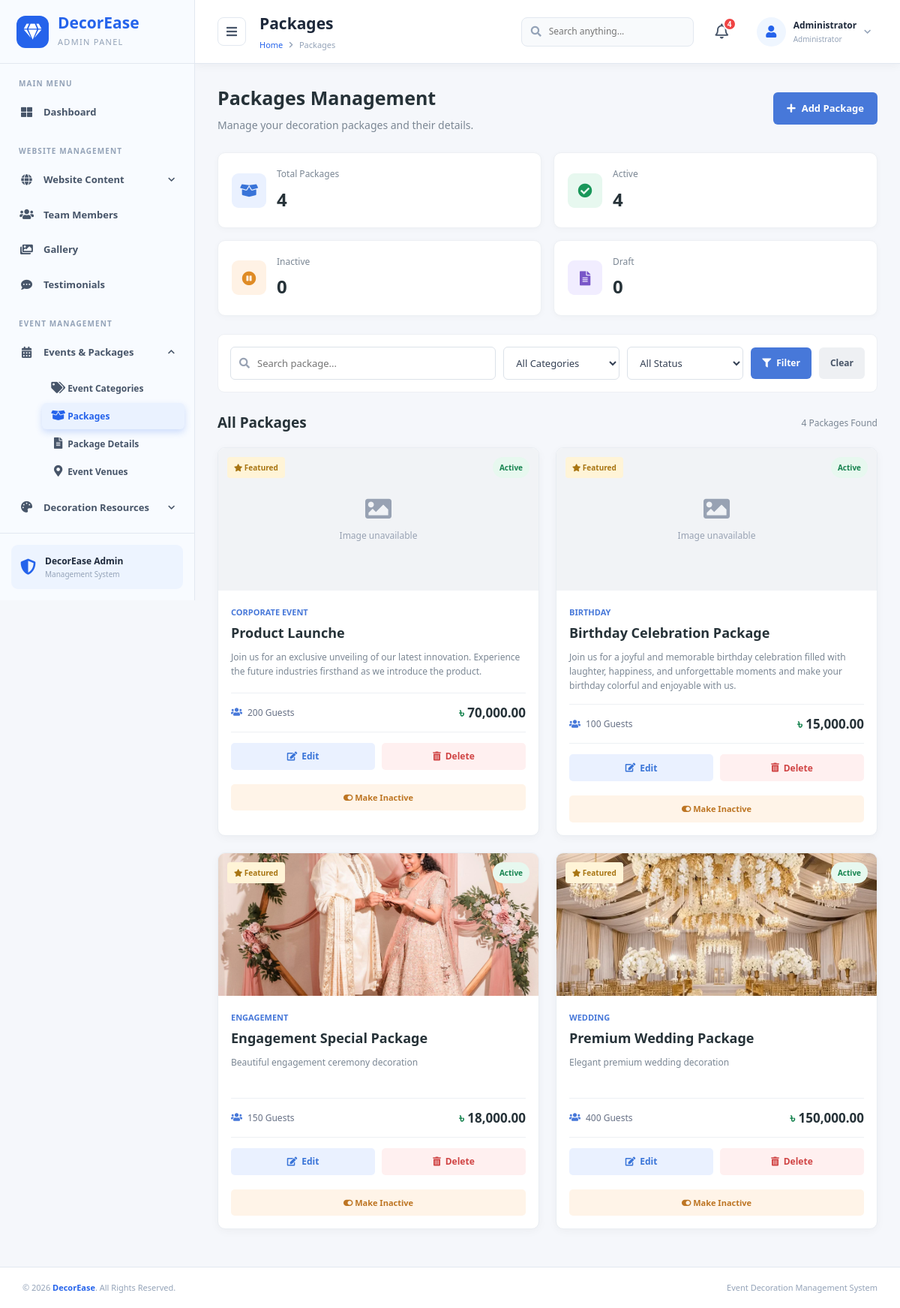
Screenshot of /admin/packages.php (signed in) with the database file from the repository.
### tables this page shows
CREATE TABLE `packages` (
  `package_id` int(10) UNSIGNED NOT NULL,
  `category_id` int(10) UNSIGNED NOT NULL,
  `package_name` varchar(200) NOT NULL,
  `slug` varchar(200) NOT NULL,
  `short_description` text DEFAULT NULL,
  `description` longtext DEFAULT NULL,
  `base_price` decimal(12,2) NOT NULL DEFAULT 0.00,
  `guest_capacity` int(10) UNSIGNED DEFAULT 0,
  `image_id` int(10) UNSIGNED DEFAULT NULL,
  `is_featured` tinyint(1) DEFAULT 0,
  `status` enum('active','inactive','draft') DEFAULT 'draft',
  `created_at` timestamp NOT NULL DEFAULT current_timestamp(),
  `updated_at` timestamp NOT NULL DEFAULT current_timestamp() ON UPDATE current_timestamp()
);

CREATE TABLE `event_categories` (
  `category_id` int(10) UNSIGNED NOT NULL,
  `name` varchar(150) NOT NULL,
  `slug` varchar(160) NOT NULL,
  `description` text DEFAULT NULL,
  `image_id` int(10) UNSIGNED DEFAULT NULL,
  `sort_order` int(11) DEFAULT 0,
  `status` enum('active','inactive') DEFAULT 'active',
  `created_at` timestamp NOT NULL DEFAULT current_timestamp()
);

CREATE TABLE `media` (
  `media_id` int(10) UNSIGNED NOT NULL,
  `file_name` varchar(255) NOT NULL,
  `file_path` varchar(500) NOT NULL,
  `file_type` varchar(100) DEFAULT NULL,
  `alt_text` varchar(255) DEFAULT NULL,
  `uploaded_by` int(10) UNSIGNED DEFAULT NULL,
  `created_at` timestamp NOT NULL DEFAULT current_timestamp()
);

### admin/packages.php (the view, shortened to what this page needs)
<?php
include_once '../db.php';
function e($value)
{
    return htmlspecialchars((string)$value, ENT_QUOTES, 'UTF-8');
}
function packageImageUrl($path)
{
    $path = trim((string)$path);
    return '../' . ltrim($path, '/');
}
$search = trim($_GET['search'] ?? '');
$where = [];
$params = [];
$types = '';
$whereSQL = $where ? "WHERE " . implode(" AND ", $where) : "";
$stats = [
    'total' => 0,
    'active' => 0,
    'inactive' => 0,
    'draft' => 0
];
$statsQuery = $conn->query("
    SELECT
        COUNT(*) AS total,
        SUM(status = 'active') AS active,
        SUM(status = 'inactive') AS inactive,
        SUM(status = 'draft') AS draft
    FROM packages
");
if ($statsQuery && $row = $statsQuery->fetch_assoc()) {
    $stats['total'] = (int)$row['total'];
    $stats['active'] = (int)$row['active'];
    $stats['inactive'] = (int)$row['inactive'];
    $stats['draft'] = (int)$row['draft'];
}
$limit = 9;
$page = max(1, (int)($_GET['page'] ?? 1));
$countSQL = "
    SELECT COUNT(*) AS total
    FROM packages p
    LEFT JOIN event_categories ec
        ON p.category_id = ec.category_id
    $whereSQL
";
$countStmt = $conn->prepare($countSQL);
$countStmt->execute();
$totalRows = (int)$countStmt->get_result()->fetch_assoc()['total'];
$totalPages = max(1, (int)ceil($totalRows / $limit));
$page = min($page, $totalPages);
$offset = ($page - 1) * $limit;
$listSQL = "
    SELECT
        p.package_id,
        p.category_id,
        p.package_name,
        p.slug,
        p.short_description,
        p.description,
        p.base_price,
        p.guest_capacity,
        p.image_id,
        p.is_featured,
        p.status,
        p.created_at,
        ec.name AS category_name,
        m.file_path AS image_path,
        m.alt_text AS image_alt
    FROM packages p
    LEFT JOIN event_categories ec
        ON p.category_id = ec.category_id
    LEFT JOIN media m
        ON p.image_id = m.media_id
    $whereSQL
    ORDER BY p.created_at DESC, p.package_id DESC
    LIMIT ? OFFSET ?
";
$listStmt = $conn->prepare($listSQL);
$listTypes = $types . "ii";
$listParams = $params;
$listParams[] = $limit;
$listParams[] = $offset;
$listStmt->bind_param($listTypes, ...$listParams);
$listStmt->execute();
$packages = $listStmt->get_result();
?>
<!DOCTYPE html>
<html lang="en">
<head>
    <link rel="stylesheet"
          href="https://cdnjs.cloudflare.com/ajax/libs/font-awesome/5.15.4/css/all.min.css">
    <link rel="stylesheet" href="includes/css/admin.css">
</head>
<body>
<div class="admin-layout">
    <?php include 'includes/sidebar.php'; ?>
    <main class="main-content">
        <?php include 'includes/header.php'; ?>
        <div class="content-wrapper packages-page">
            <div class="packages-heading">
                <div>
                    <h1>Packages Management</h1>
                    <p>Manage your decoration packages and their details.</p>
                </div>
                <a href="add_package.php" class="packages-add-btn">
                    <i class="fas fa-plus"></i>
                    Add Package
                </a>
            </div>
            <div class="packages-stats">
                <div class="packages-stat-card">
                    <div class="packages-stat-icon total">
                        <i class="fas fa-box-open"></i>
                    </div>
                    <div>
                        <span>Total Packages</span>
                        <h2><?= $stats['total'] ?></h2>
                    </div>
                </div>
                <div class="packages-stat-card">
                    <div class="packages-stat-icon active">
                        <i class="fas fa-check-circle"></i>
                    </div>
                    <div>
                        <span>Active</span>
                        <h2><?= $stats['active'] ?></h2>
                    </div>
                </div>
                <div class="packages-stat-card">
                    <div class="packages-stat-icon inactive">
                        <i class="fas fa-pause-circle"></i>
                    </div>
                    <div>
                        <span>Inactive</span>
                        <h2><?= $stats['inactive'] ?></h2>
                    </div>
                </div>
                <div class="packages-stat-card">
                    <div class="packages-stat-icon draft">
                        <i class="fas fa-file-alt"></i>
                    </div>
                    <div>
                        <span>Draft</span>
                        <h2><?= $stats['draft'] ?></h2>
                    </div>
                </div>
            </div>
            <div class="packages-filter-panel">
                <form method="GET" class="packages-filter-form">
                    <div class="packages-search">
                        <i class="fas fa-search"></i>
                        <input type="text"
                               name="search"
                               placeholder="Search package..."
                               value="<?= e($search) ?>">
                    </div>
                    <select name="category">
                        <option value="0">All Categories</option>
                    </select>
                    <select name="status">
                        <option value="">All Status</option>
                    </select>
                    <button type="submit" class="packages-filter-btn">
                        <i class="fas fa-filter"></i> Filter
                    </button>
                    <a href="packages.php" class="packages-clear-btn">
                        Clear
                    </a>
                </form>
            </div>
            <div class="packages-section-heading">
                <h2>All Packages</h2>
                <span><?= $totalRows ?> Packages Found</span>
            </div>
            <div class="packages-card-grid">
                <?php if ($packages->num_rows > 0): ?>
                    <?php while ($package = $packages->fetch_assoc()): ?>
                        <?php
                        $imageUrl = packageImageUrl($package['image_path'] ?? '');
                        ?>
                        <article class="package-admin-card">
                            <div class="package-card-image">
                                <?php if ($imageUrl !== ''): ?>
                                    <img src="<?= e($imageUrl) ?>"
                                         alt="<?= e($package['image_alt'] ?: $package['package_name']) ?>"
                                         onerror="this.style.display='none'; this.nextElementSibling.style.display='flex';">
                                    <div class="package-no-image" style="display:none;">
                                        <i class="fas fa-image"></i>
                                        <span>Image unavailable</span>
                                    </div>
                                <?php endif; ?>
                                <?php if ((int)$package['is_featured'] === 1): ?>
                                    <span class="package-featured">
                                        <i class="fas fa-star"></i> Featured
                                    </span>
                                <?php endif; ?>
                                <span class="package-status <?= e($package['status']) ?>">
                                    <?= ucfirst(e($package['status'])) ?>
                                </span>
                            </div>
                            <div class="package-card-body">
                                <span class="package-category">
                                    <?= e($package['category_name'] ?? 'Uncategorized') ?>
                                </span>
                                <h3><?= e($package['package_name']) ?></h3>
                                <p class="package-short-description">
                                    <?= e($package['short_description'] ?: 'No short description available.') ?>
                                </p>
                                <div class="package-card-info">
                                    <div>
                                        <i class="fas fa-users"></i>
                                        <span>
                                            <?= number_format((int)$package['guest_capacity']) ?>
                                            Guests
                                        </span>
                                    </div>
                                    <div class="package-price">
                                        <span>৳</span>
                                        <?= number_format((float)$package['base_price'], 2) ?>
                                    </div>
                                </div>
                                <div class="package-card-actions">
                                    <a href="edit_package.php?id=<?= (int)$package['package_id'] ?>"
                                       class="package-edit-btn">
                                        <i class="fas fa-edit"></i>
                                        Edit
                                    </a>
                                    <form method="POST"
                                          class="package-delete-form"
                                          onsubmit="return confirm('Are you sure you want to delete this package? Related package details may also be deleted.');">
                                        <button type="submit" class="package-delete-btn">
                                            <i class="fas fa-trash-alt"></i>
                                            Delete
                                        </button>
                                    </form>
                                </div>
                                <div class="package-card-footer">
                                    <form method="POST"
                                          onsubmit="return confirm('Change this package status?');">
                                        <button type="submit"
                                                class="package-status-btn <?= $package['status'] === 'active' ? 'make-inactive' : 'make-active' ?>">
                                            <i class="fas <?= $package['status'] === 'active' ? 'fa-toggle-on' : 'fa-toggle-off' ?>"></i>
                                            <?= $package['status'] === 'active'
                                                ? 'Make Inactive'
                                                : 'Make Active' ?>
                                        </button>
                                    </form>
                                </div>
                            </div>
                        </article>
                    <?php endwhile; ?>
                <?php endif; ?>
            </div>
        </div>
    </main>
</div>
<?php
include 'includes/footer.php';
?>
</body>
</html>

### rows the page displays
packages: is_featured 1 (drawn), status "Active", category.name "CORPORATE EVENT", package_name "Product Launche", short_description "Join us for an exclusive unveiling of our latest innovation. Experience the future industries firsthand as we introduce the product.", guest_capacity "200", base_price "70,000.00", shows "Make Inactive"
packages: is_featured 1 (drawn), status "Active", category.name "BIRTHDAY", package_name "Birthday Celebration Package", short_description "Join us for a joyful and memorable birthday celebration filled with laughter, happiness, and unforgettable moments and make your birthday colorful and enjoyable with us.", guest_capacity "100", base_price "15,000.00", shows "Make Inactive"
packages: image.file_path (picture), is_featured 1 (drawn), status "Active", category.name "ENGAGEMENT", package_name "Engagement Special Package", short_description "Beautiful engagement ceremony decoration", guest_capacity "150", base_price "18,000.00", shows "Make Inactive"
packages: image.file_path (picture), is_featured 1 (drawn), status "Active", category.name "WEDDING", package_name "Premium Wedding Package", short_description "Elegant premium wedding decoration", guest_capacity "400", base_price "150,000.00", shows "Make Inactive"

### other values shown
$pageTitle "Packages"
$unreadCount "4"
$adminName "Administrator"
$stats['total'] "4"
$stats['active'] "4"
$stats['inactive'] "0"
$stats['draft'] "0"
$totalRows "4"
